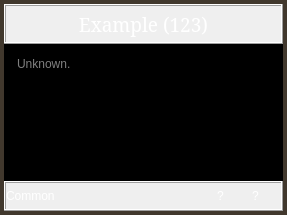
<?xml version="1.0" encoding="UTF-8"?>
<ui version="4.0">
 <class>TooltipFrame</class>
 <widget class="QFrame" name="TooltipFrame">
  <property name="geometry">
   <rect>
    <x>0</x>
    <y>0</y>
    <width>287</width>
    <height>215</height>
   </rect>
  </property>
  <property name="windowTitle">
   <string>Frame</string>
  </property>
  <property name="styleSheet">
   <string notr="true">#TooltipFrame { border: 4px solid rgb(65, 56, 45); }
.QLabel { background: transparent; color: rgb(255, 255, 255);  font: 75 14pt &quot;Garamond&quot;; }</string>
  </property>
  <property name="frameShape">
   <enum>QFrame::Box</enum>
  </property>
  <property name="frameShadow">
   <enum>QFrame::Raised</enum>
  </property>
  <layout class="QVBoxLayout">
   <property name="spacing">
    <number>0</number>
   </property>
   <property name="leftMargin">
    <number>0</number>
   </property>
   <property name="topMargin">
    <number>0</number>
   </property>
   <property name="rightMargin">
    <number>0</number>
   </property>
   <property name="bottomMargin">
    <number>0</number>
   </property>
   <item>
    <widget class="QFrame" name="tooltipHeader">
     <property name="sizePolicy">
      <sizepolicy hsizetype="Preferred" vsizetype="Fixed">
       <horstretch>0</horstretch>
       <verstretch>0</verstretch>
      </sizepolicy>
     </property>
     <property name="minimumSize">
      <size>
       <width>0</width>
       <height>40</height>
      </size>
     </property>
     <property name="styleSheet">
      <string notr="true">border: 20px url(:/tooltipPanelBorder.png);
background-image: url(:/tooltipPanel.png);</string>
     </property>
     <property name="frameShape">
      <enum>QFrame::Box</enum>
     </property>
     <property name="frameShadow">
      <enum>QFrame::Raised</enum>
     </property>
     <property name="lineWidth">
      <number>1</number>
     </property>
     <layout class="QGridLayout" name="gridLayout">
      <property name="leftMargin">
       <number>0</number>
      </property>
      <property name="topMargin">
       <number>0</number>
      </property>
      <property name="rightMargin">
       <number>0</number>
      </property>
      <property name="bottomMargin">
       <number>0</number>
      </property>
      <property name="spacing">
       <number>0</number>
      </property>
      <item row="0" column="0">
       <widget class="QLabel" name="headerLabel">
        <property name="font">
         <font>
          <family>Garamond</family>
          <pointsize>14</pointsize>
          <weight>9</weight>
          <italic>false</italic>
          <bold>false</bold>
         </font>
        </property>
        <property name="styleSheet">
         <string notr="true"/>
        </property>
        <property name="text">
         <string>Example (123)</string>
        </property>
        <property name="alignment">
         <set>Qt::AlignCenter</set>
        </property>
       </widget>
      </item>
     </layout>
    </widget>
   </item>
   <item>
    <widget class="QWidget" name="tooltipContent" native="true">
     <property name="styleSheet">
      <string notr="true">background-color: rgb(0, 0, 0);</string>
     </property>
     <layout class="QGridLayout" name="gridLayout_2">
      <item row="0" column="0">
       <widget class="QTextEdit" name="tooltipEdit">
        <property name="styleSheet">
         <string notr="true">border: none;
background: transparent;
color: rgb(255, 255, 255);
font: 75 14pt &quot;Garamond&quot;;</string>
        </property>
        <property name="verticalScrollBarPolicy">
         <enum>Qt::ScrollBarAlwaysOff</enum>
        </property>
        <property name="horizontalScrollBarPolicy">
         <enum>Qt::ScrollBarAlwaysOff</enum>
        </property>
        <property name="sizeAdjustPolicy">
         <enum>QAbstractScrollArea::AdjustToContents</enum>
        </property>
        <property name="documentTitle">
         <string/>
        </property>
        <property name="readOnly">
         <bool>true</bool>
        </property>
        <property name="placeholderText">
         <string>Unknown.</string>
        </property>
       </widget>
      </item>
     </layout>
    </widget>
   </item>
   <item>
    <widget class="QFrame" name="tooltipFooter">
     <property name="sizePolicy">
      <sizepolicy hsizetype="Preferred" vsizetype="Fixed">
       <horstretch>0</horstretch>
       <verstretch>1</verstretch>
      </sizepolicy>
     </property>
     <property name="minimumSize">
      <size>
       <width>0</width>
       <height>30</height>
      </size>
     </property>
     <property name="styleSheet">
      <string notr="true">border: url(:/tooltipPanelBorder.png);
background-image: url(:/tooltipPanel.png);</string>
     </property>
     <property name="frameShape">
      <enum>QFrame::Box</enum>
     </property>
     <property name="frameShadow">
      <enum>QFrame::Raised</enum>
     </property>
     <layout class="QHBoxLayout" name="horizontalLayout">
      <property name="spacing">
       <number>6</number>
      </property>
      <property name="leftMargin">
       <number>0</number>
      </property>
      <property name="topMargin">
       <number>0</number>
      </property>
      <property name="rightMargin">
       <number>0</number>
      </property>
      <property name="bottomMargin">
       <number>0</number>
      </property>
      <item>
       <widget class="QLabel" name="rarityLabel">
        <property name="sizePolicy">
         <sizepolicy hsizetype="Preferred" vsizetype="Preferred">
          <horstretch>10</horstretch>
          <verstretch>0</verstretch>
         </sizepolicy>
        </property>
        <property name="styleSheet">
         <string notr="true"/>
        </property>
        <property name="text">
         <string>Common</string>
        </property>
        <property name="alignment">
         <set>Qt::AlignLeading|Qt::AlignLeft|Qt::AlignVCenter</set>
        </property>
       </widget>
      </item>
      <item>
       <widget class="QLabel" name="label">
        <property name="sizePolicy">
         <sizepolicy hsizetype="Preferred" vsizetype="Preferred">
          <horstretch>40</horstretch>
          <verstretch>0</verstretch>
         </sizepolicy>
        </property>
        <property name="text">
         <string/>
        </property>
       </widget>
      </item>
      <item>
       <widget class="QLabel" name="weightLabel">
        <property name="sizePolicy">
         <sizepolicy hsizetype="Preferred" vsizetype="Preferred">
          <horstretch>1</horstretch>
          <verstretch>0</verstretch>
         </sizepolicy>
        </property>
        <property name="text">
         <string>?</string>
        </property>
        <property name="alignment">
         <set>Qt::AlignCenter</set>
        </property>
       </widget>
      </item>
      <item>
       <widget class="QLabel" name="weightIcon">
        <property name="minimumSize">
         <size>
          <width>16</width>
          <height>16</height>
         </size>
        </property>
        <property name="styleSheet">
         <string notr="true">image: url(:/weightIcon.png);</string>
        </property>
        <property name="text">
         <string/>
        </property>
       </widget>
      </item>
      <item>
       <widget class="QLabel" name="goldLabel">
        <property name="text">
         <string>?</string>
        </property>
        <property name="alignment">
         <set>Qt::AlignCenter</set>
        </property>
       </widget>
      </item>
      <item>
       <widget class="QLabel" name="goldIcon">
        <property name="minimumSize">
         <size>
          <width>16</width>
          <height>5</height>
         </size>
        </property>
        <property name="styleSheet">
         <string notr="true">image: url(:/goldIcon.png);</string>
        </property>
        <property name="text">
         <string/>
        </property>
       </widget>
      </item>
     </layout>
    </widget>
   </item>
  </layout>
 </widget>
 <resources/>
 <connections/>
</ui>
